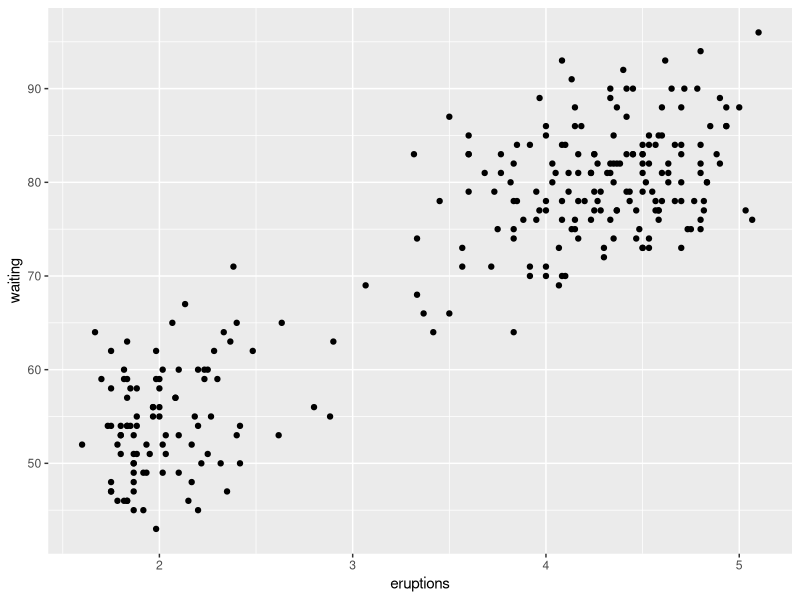
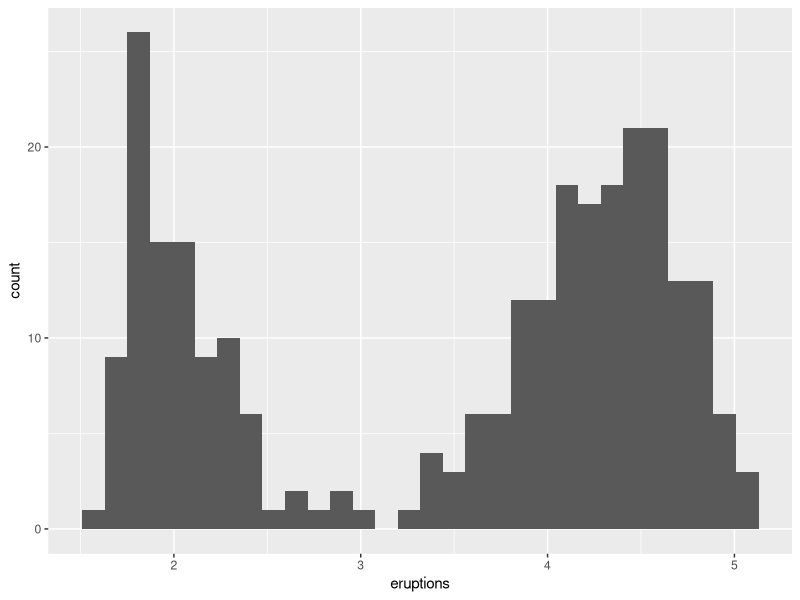
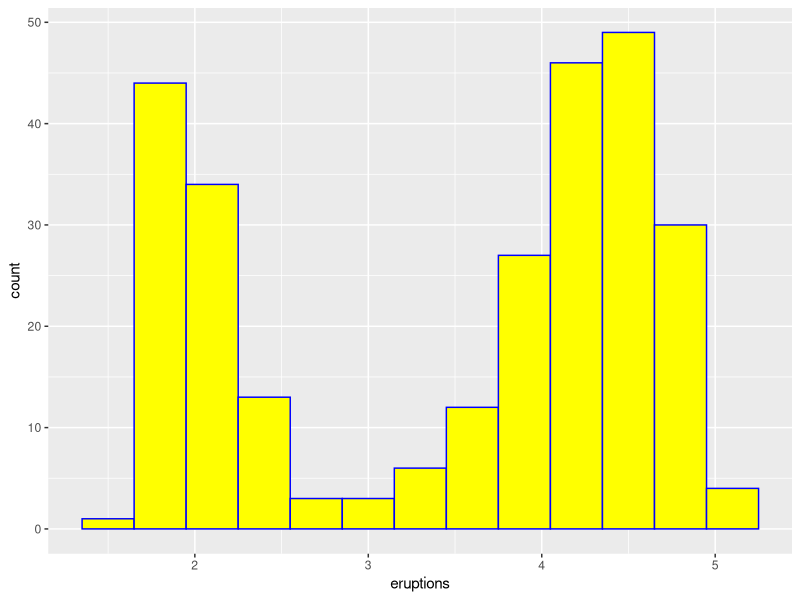
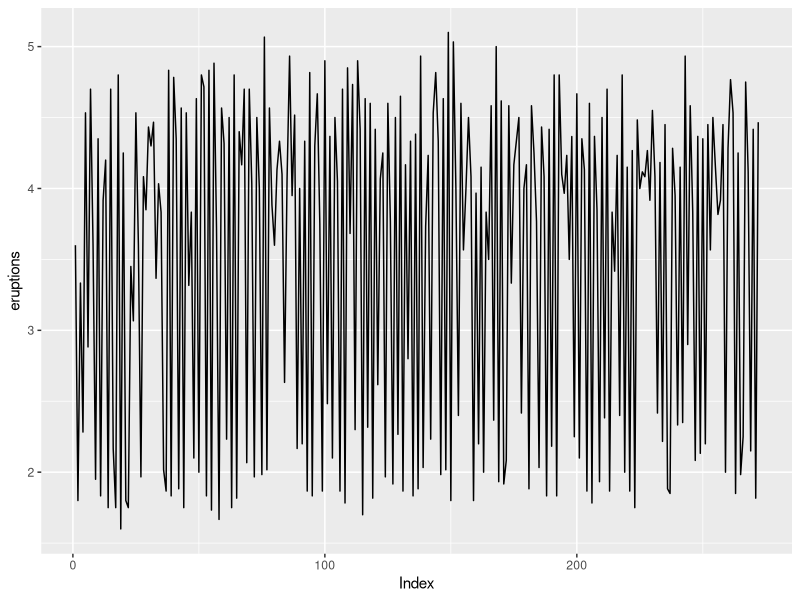
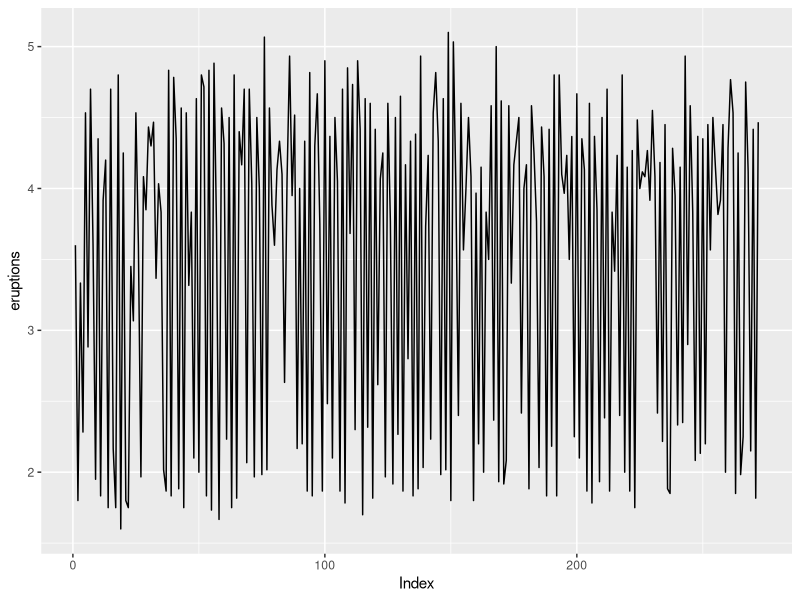
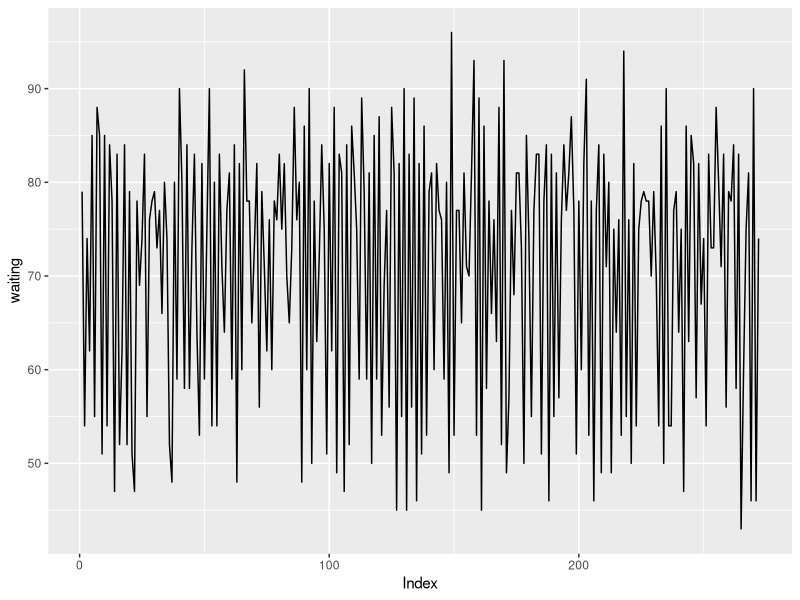
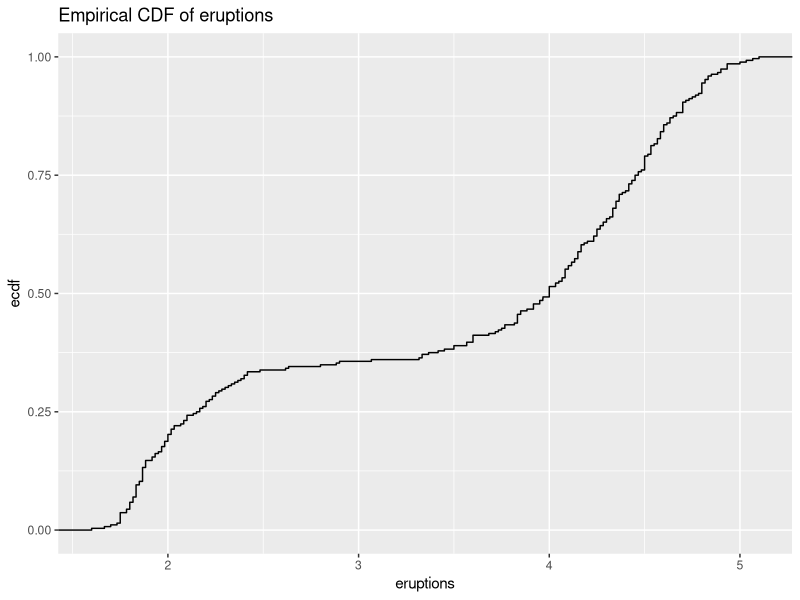
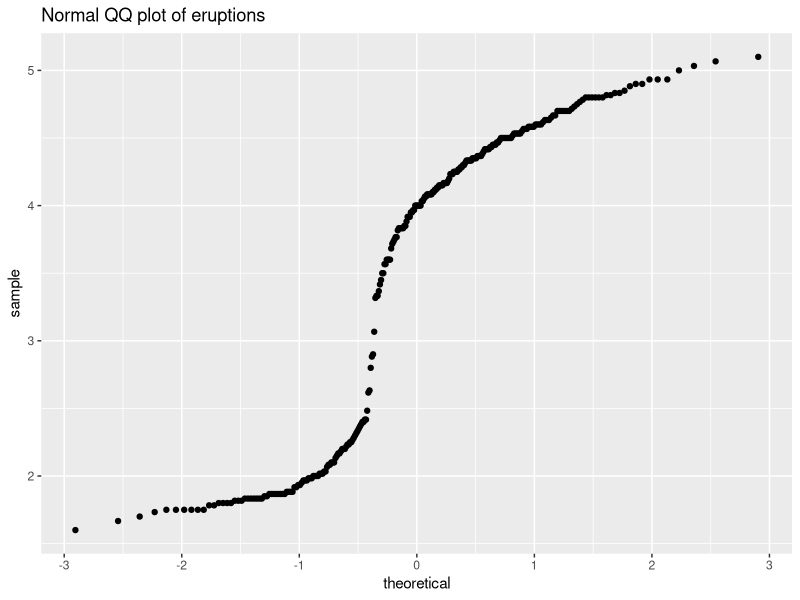

These charts were generated, in order, by the following R code:
## ---- chunk 1
data()
## ---- chunk 2
faithful
rm(list=ls())
## ---- chunk 3
str(faithful)
## ---- chunk 4
library(ggplot2)

ggplot(data = faithful, aes(x = eruptions, y = waiting)) + geom_point()
## ---- chunk 5
ggplot(data = faithful, aes(x = eruptions)) + geom_histogram()
ggplot(data = faithful, aes(x = eruptions)) + geom_histogram(binwidth = 0.3, color = "blue", fill = "yellow")
## ---- chunk 6
# index refers to the sequence of eruption
ggplot(data = faithful) + geom_line(aes(x = 1:length(eruptions), y = eruptions)) + xlab("Index")
# alternative code
ggplot(data = faithful, aes(x = 1:length(eruptions), y = eruptions)) + geom_line() + xlab("Index")


ggplot(faithful)+geom_line(aes(x=1:length(waiting),y=waiting))+xlab("Index")
## ---- chunk 7
# stat_ecdf() function to compute empirical cumulative distribution
ggplot(data = faithful, aes(x = eruptions)) + stat_ecdf() + ggtitle("Empirical CDF of eruptions")
## ---- chunk 8
# stat_qq() function to generate qq plots
ggplot(data = faithful, aes(sample = eruptions)) + stat_qq() + ggtitle("Normal QQ plot of eruptions") 
ggplot(data = subset(faithful, eruptions > 3), aes(sample = eruptions)) + stat_qq() + ggtitle("Normal QQ plot of eruptions which are > 3")
ggplot(data = subset(faithful, eruptions <= 3), aes(sample = eruptions)) + stat_qq() + ggtitle("Normal QQ plot of eruptions which are <= 3") 

## ---- chunk 9
mean_waiting <- mean(faithful$waiting)
df1 <- subset(faithful, faithful$eruptions < 3)
df2 <- subset(faithful, faithful$eruptions >= 3)

?t.test
t.test(df1$waiting, conf.level = 0.95, mu = mean_waiting)
t.test(df2$waiting, conf.level = 0.95, mu = mean_waiting)

